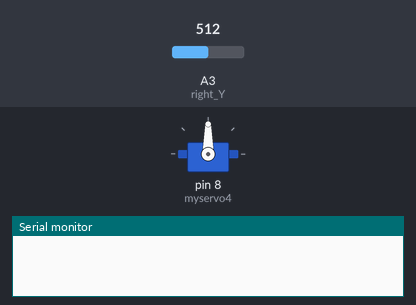
Simulated run of this sketch. Board: Arduino Uno, built with avr-gcc and run on an emulated ATmega328P. Shown: servo, the last lines printed to the serial monitor. The inputs (shaded band) are chosen by the test bench; at power-on: A3 (right_Y) = 512.

Above: at 1.2 s.
1.3 s: A3 (right_Y) set to 982
2.8 s: A3 (right_Y) set to 1011
At 4.2 s:
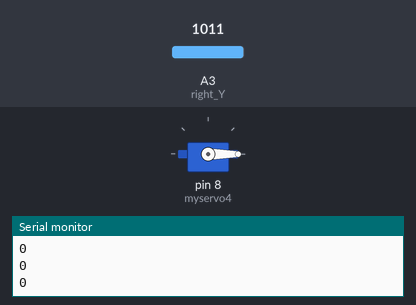
5.0 s: A3 (right_Y) set to 53
6.5 s: A3 (right_Y) set to 46
At 6.96 s:
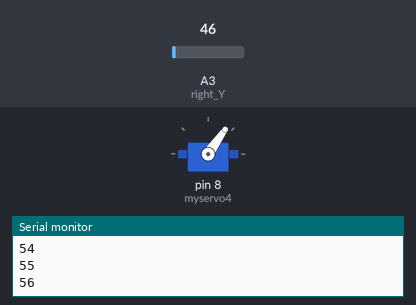
8.7 s: A3 (right_Y) set to 1010
At 9.16 s:
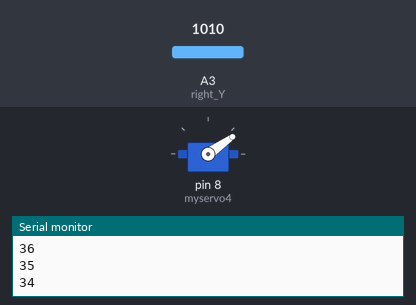
10.9 s: A3 (right_Y) set to 40
At 11.05 s:
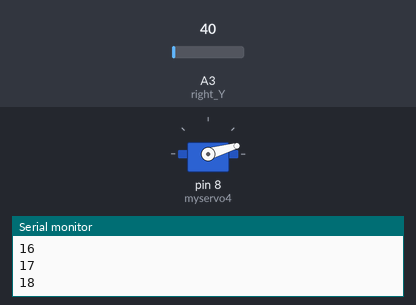
Timing chart, 0 to 13.9 s (numbered marks = the images above; inputs shaded):
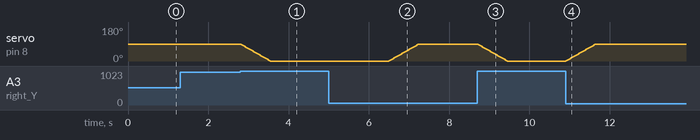

Measured:
- the behaviour switches between 1000 and 1001 on A3 (right_Y) (found by bisection; images 0 and 1)
- the behaviour switches between 50 and 49 on A3 (right_Y) (found by bisection; images 1 and 2)
- after the input at 1.3 s, every drawn part: stays the same
- after the input at 2.8 s, servo on pin 8 (myservo4): moves from 90° to 0° over 0.74 s, starting at once
- after the input at 5.0 s, every drawn part: stays the same
- after the input at 6.5 s, servo on pin 8 (myservo4): moves from 0° to 90° over 0.74 s, starting at once
- after the input at 8.7 s, servo on pin 8 (myservo4): moves from 90° to 0° over 0.74 s, starting at once
- after the input at 10.9 s, servo on pin 8 (myservo4): moves from 0° to 90° over 0.74 s, starting at once

The sketch:

4_2_Control_claw.ino
```cpp
#include <Servo.h>  //Import the steering gear library files
Servo myservo4;     //Create a steering gear instance to control

#define right_Y A3   //Define the pin of the Y-axis of rocker 2
int pos4 = 90;  //Variable, used to control the steering gear angle of the mechanical claw
int y2 = 0;

void setup() {
  Serial.begin(9600);
  pinMode(right_Y, INPUT);
  myservo4.attach(8);
  myservo4.write(pos4);  //The mechanical claw closes
}

void loop() {
  y2 = analogRead(right_Y); //Read the value of the rocker
//  Serial.print("y2 = ");
//  Serial.println(y2Val);

  if(y2<50) //If the right rocker is moved to the right
  {
    pos4=pos4+1;  //The current angle value of the steering gear 4, self adding 1
    if(pos4>90)  //At 90 degrees, the mechanical claw is fully closed
    {            //（Change the value according to the actual situation）
      pos4=90;
    }
    Serial.println(pos4);
    myservo4.write(pos4);  //The steering gear 4 executes the action, and the claw gradually closes
    delay(8);  //Adjust the rotation speed of the steering gear
  }
  if(y2>1000)   //If the right rocker is moved to the left
  {
    pos4=pos4-1;  //The current angle value of the steering gear 4
    if(pos4 < 0)  //At 0 degrees, it is the maximum angle
    {
      pos4=0;
    }
    Serial.println(pos4);
    myservo4.write(pos4); //The steering gear 4 executes the action, and the claw gradually opens
    delay(8);  //Adjust the rotation speed of the steering gear
  }
}
```
